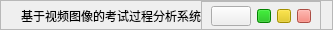
           <widget class="QFrame" name="top">
            <property name="minimumSize">
             <size>
              <width>0</width>
              <height>30</height>
             </size>
            </property>
            <property name="maximumSize">
             <size>
              <width>16777215</width>
              <height>30</height>
             </size>
            </property>
            <property name="styleSheet">
             <string notr="true">QFrame#top{
background-color: rgba(255, 255, 255,0);
}</string>
            </property>
            <property name="frameShape">
             <enum>QFrame::StyledPanel</enum>
            </property>
            <property name="frameShadow">
             <enum>QFrame::Raised</enum>
            </property>
            <layout class="QHBoxLayout" name="horizontalLayout">
             <property name="spacing">
              <number>0</number>
             </property>
             <property name="leftMargin">
              <number>20</number>
             </property>
             <property name="topMargin">
              <number>0</number>
             </property>
             <property name="bottomMargin">
              <number>0</number>
             </property>
             <item>
              <widget class="QLabel" name="explain_title">
               <property name="minimumSize">
                <size>
                 <width>0</width>
                 <height>30</height>
                </size>
               </property>
               <property name="maximumSize">
                <size>
                 <width>16777215</width>
                 <height>30</height>
                </size>
               </property>
               <property name="styleSheet">
                <string notr="true">font: 700 italic 11pt &quot;Segoe UI&quot;;</string>
               </property>
               <property name="text">
                <string>基于视频图像的考试过程分析系统</string>
               </property>
               <property name="alignment">
                <set>Qt::AlignCenter</set>
               </property>
              </widget>
             </item>
             <item>
              <widget class="QFrame" name="buttons_sf">
               <property name="minimumSize">
                <size>
                 <width>120</width>
                 <height>30</height>
                </size>
               </property>
               <property name="maximumSize">
                <size>
                 <width>120</width>
                 <height>30</height>
                </size>
               </property>
               <property name="frameShape">
                <enum>QFrame::StyledPanel</enum>
               </property>
               <property name="frameShadow">
                <enum>QFrame::Raised</enum>
               </property>
               <layout class="QHBoxLayout" name="horizontalLayout_2">
                <property name="topMargin">
                 <number>0</number>
                </property>
                <property name="bottomMargin">
                 <number>0</number>
                </property>
                <item>
                 <widget class="QPushButton" name="settings_button">
                  <property name="minimumSize">
                   <size>
                    <width>0</width>
                    <height>20</height>
                   </size>
                  </property>
                  <property name="maximumSize">
                   <size>
                    <width>16777215</width>
                    <height>20</height>
                   </size>
                  </property>
                  <property name="cursor">
                   <cursorShape>PointingHandCursor</cursorShape>
                  </property>
                  <property name="styleSheet">
                   <string notr="true">QPushButton{
	image: url(:/all/img/set.png);
}

</string>
                  </property>
                  <property name="text">
                   <string/>
                  </property>
                 </widget>
                </item>
                <item>
                 <widget class="QPushButton" name="min_sf">
                  <property name="minimumSize">
                   <size>
                    <width>14</width>
                    <height>14</height>
                   </size>
                  </property>
                  <property name="maximumSize">
                   <size>
                    <width>14</width>
                    <height>14</height>
                   </size>
                  </property>
                  <property name="styleSheet">
                   <string notr="true">
QPushButton{
	image: url(:/all/img/min.png);
	background-color: rgb(4, 180, 0);

}


</string>
                  </property>
                  <property name="text">
                   <string/>
                  </property>
                 </widget>
                </item>
                <item>
                 <widget class="QPushButton" name="max_sf">
                  <property name="minimumSize">
                   <size>
                    <width>14</width>
                    <height>14</height>
                   </size>
                  </property>
                  <property name="maximumSize">
                   <size>
                    <width>14</width>
                    <height>14</height>
                   </size>
                  </property>
                  <property name="styleSheet">
                   <string notr="true">QPushButton{
	image: url(:/all/img/max.png);
	
	background-color: rgb(227, 199, 0);
}
</string>
                  </property>
                  <property name="text">
                   <string/>
                  </property>
                 </widget>
                </item>
                <item>
                 <widget class="QPushButton" name="close_button">
                  <property name="minimumSize">
                   <size>
                    <width>14</width>
                    <height>14</height>
                   </size>
                  </property>
                  <property name="maximumSize">
                   <size>
                    <width>14</width>
                    <height>14</height>
                   </size>
                  </property>
                  <property name="styleSheet">
                   <string notr="true">QPushButton{
	
	image: url(:/all/img/close.png);
	background-color: rgb(240, 108, 96);
}
</string>
                  </property>
                  <property name="text">
                   <string/>
                  </property>
                 </widget>
                </item>
               </layout>
              </widget>
             </item>
            </layout>
           </widget>
